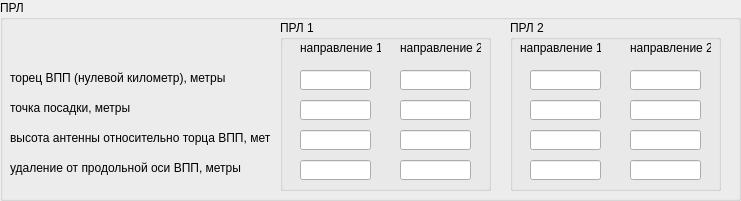
        <widget class="QGroupBox" name="groupBox_20">
         <property name="geometry">
          <rect>
           <x>10</x>
           <y>380</y>
           <width>741</width>
           <height>201</height>
          </rect>
         </property>
         <property name="title">
          <string>ПРЛ</string>
         </property>
         <widget class="QLabel" name="label_145">
          <property name="geometry">
           <rect>
            <x>10</x>
            <y>70</y>
            <width>261</width>
            <height>16</height>
           </rect>
          </property>
          <property name="text">
           <string>торец ВПП (нулевой километр), метры</string>
          </property>
         </widget>
         <widget class="QLabel" name="label_146">
          <property name="geometry">
           <rect>
            <x>10</x>
            <y>100</y>
            <width>261</width>
            <height>16</height>
           </rect>
          </property>
          <property name="text">
           <string>точка посадки, метры</string>
          </property>
         </widget>
         <widget class="QLabel" name="label_147">
          <property name="geometry">
           <rect>
            <x>10</x>
            <y>130</y>
            <width>261</width>
            <height>16</height>
           </rect>
          </property>
          <property name="text">
           <string>высота антенны относительно торца ВПП, метры</string>
          </property>
         </widget>
         <widget class="QLabel" name="label_148">
          <property name="geometry">
           <rect>
            <x>10</x>
            <y>160</y>
            <width>261</width>
            <height>16</height>
           </rect>
          </property>
          <property name="text">
           <string>удаление от продольной оси ВПП, метры</string>
          </property>
         </widget>
         <widget class="QGroupBox" name="groupBox_210">
          <property name="geometry">
           <rect>
            <x>280</x>
            <y>20</y>
            <width>211</width>
            <height>171</height>
           </rect>
          </property>
          <property name="title">
           <string>ПРЛ 1</string>
          </property>
          <widget class="QLabel" name="label_149">
           <property name="geometry">
            <rect>
             <x>20</x>
             <y>20</y>
             <width>81</width>
             <height>16</height>
            </rect>
           </property>
           <property name="text">
            <string>направление 1</string>
           </property>
          </widget>
          <widget class="QLineEdit" name="lineEdit_236">
           <property name="geometry">
            <rect>
             <x>20</x>
             <y>50</y>
             <width>71</width>
             <height>20</height>
            </rect>
           </property>
          </widget>
          <widget class="QLineEdit" name="lineEdit_237">
           <property name="geometry">
            <rect>
             <x>20</x>
             <y>80</y>
             <width>71</width>
             <height>20</height>
            </rect>
           </property>
          </widget>
          <widget class="QLineEdit" name="lineEdit_238">
           <property name="geometry">
            <rect>
             <x>20</x>
             <y>110</y>
             <width>71</width>
             <height>20</height>
            </rect>
           </property>
          </widget>
          <widget class="QLineEdit" name="lineEdit_239">
           <property name="geometry">
            <rect>
             <x>20</x>
             <y>140</y>
             <width>71</width>
             <height>20</height>
            </rect>
           </property>
          </widget>
          <widget class="QLineEdit" name="lineEdit_240">
           <property name="geometry">
            <rect>
             <x>120</x>
             <y>50</y>
             <width>71</width>
             <height>20</height>
            </rect>
           </property>
          </widget>
          <widget class="QLineEdit" name="lineEdit_241">
           <property name="geometry">
            <rect>
             <x>120</x>
             <y>80</y>
             <width>71</width>
             <height>20</height>
            </rect>
           </property>
          </widget>
          <widget class="QLineEdit" name="lineEdit_242">
           <property name="geometry">
            <rect>
             <x>120</x>
             <y>110</y>
             <width>71</width>
             <height>20</height>
            </rect>
           </property>
          </widget>
          <widget class="QLabel" name="label_150">
           <property name="geometry">
            <rect>
             <x>120</x>
             <y>20</y>
             <width>81</width>
             <height>16</height>
            </rect>
           </property>
           <property name="text">
            <string>направление 2</string>
           </property>
          </widget>
          <widget class="QLineEdit" name="lineEdit_254">
           <property name="geometry">
            <rect>
             <x>120</x>
             <y>140</y>
             <width>71</width>
             <height>20</height>
            </rect>
           </property>
          </widget>
         </widget>
         <widget class="QGroupBox" name="groupBox_211">
          <property name="geometry">
           <rect>
            <x>510</x>
            <y>20</y>
            <width>211</width>
            <height>171</height>
           </rect>
          </property>
          <property name="title">
           <string>ПРЛ 2</string>
          </property>
          <widget class="QLineEdit" name="lineEdit_243">
           <property name="geometry">
            <rect>
             <x>20</x>
             <y>110</y>
             <width>71</width>
             <height>20</height>
            </rect>
           </property>
          </widget>
          <widget class="QLineEdit" name="lineEdit_244">
           <property name="geometry">
            <rect>
             <x>20</x>
             <y>80</y>
             <width>71</width>
             <height>20</height>
            </rect>
           </property>
          </widget>
          <widget class="QLineEdit" name="lineEdit_245">
           <property name="geometry">
            <rect>
             <x>20</x>
             <y>50</y>
             <width>71</width>
             <height>20</height>
            </rect>
           </property>
          </widget>
          <widget class="QLabel" name="label_151">
           <property name="geometry">
            <rect>
             <x>10</x>
             <y>20</y>
             <width>81</width>
             <height>16</height>
            </rect>
           </property>
           <property name="text">
            <string>направление 1</string>
           </property>
          </widget>
          <widget class="QLabel" name="label_152">
           <property name="geometry">
            <rect>
             <x>120</x>
             <y>20</y>
             <width>81</width>
             <height>16</height>
            </rect>
           </property>
           <property name="text">
            <string>направление 2</string>
           </property>
          </widget>
          <widget class="QLineEdit" name="lineEdit_246">
           <property name="geometry">
            <rect>
             <x>120</x>
             <y>50</y>
             <width>71</width>
             <height>20</height>
            </rect>
           </property>
          </widget>
          <widget class="QLineEdit" name="lineEdit_247">
           <property name="geometry">
            <rect>
             <x>120</x>
             <y>80</y>
             <width>71</width>
             <height>20</height>
            </rect>
           </property>
          </widget>
          <widget class="QLineEdit" name="lineEdit_248">
           <property name="geometry">
            <rect>
             <x>120</x>
             <y>110</y>
             <width>71</width>
             <height>20</height>
            </rect>
           </property>
          </widget>
          <widget class="QLineEdit" name="lineEdit_249">
           <property name="geometry">
            <rect>
             <x>20</x>
             <y>140</y>
             <width>71</width>
             <height>20</height>
            </rect>
           </property>
          </widget>
          <widget class="QLineEdit" name="lineEdit_255">
           <property name="geometry">
            <rect>
             <x>120</x>
             <y>140</y>
             <width>71</width>
             <height>20</height>
            </rect>
           </property>
          </widget>
         </widget>
        </widget>
